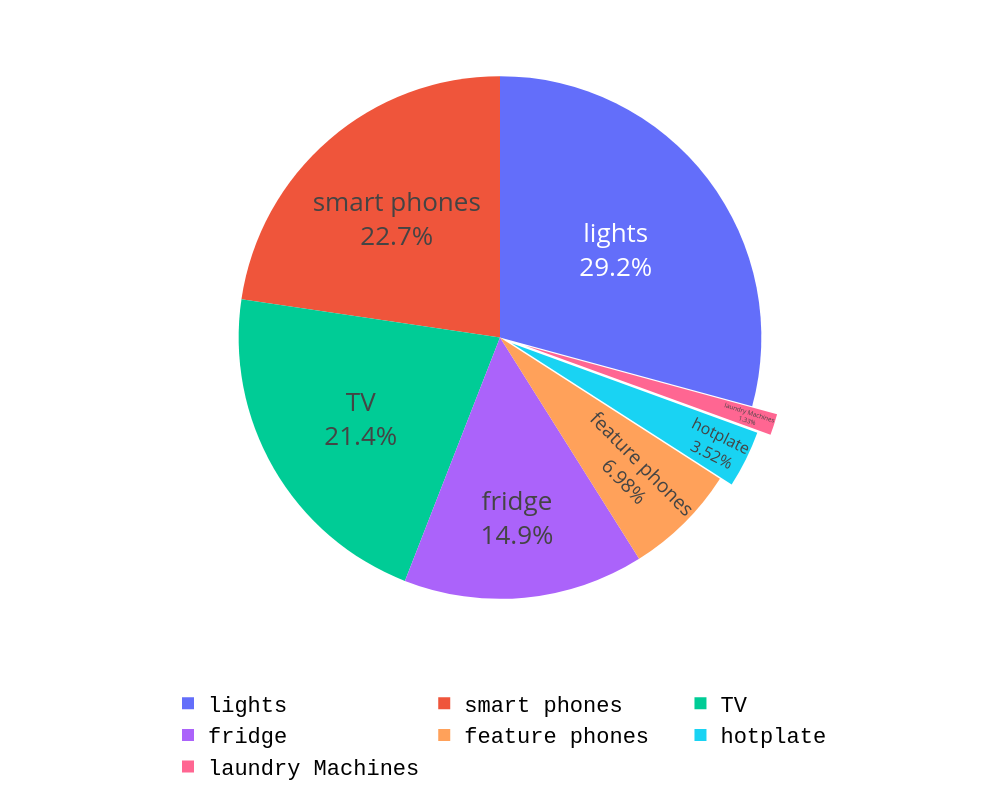

Notebook source saved alongside this figure:
### Code cell
# df_plotly = df.reset_index()
# legend = ['Laundry Machine', 'TV', 'Smart Phone', 'Feature Phones', 'Hotplate', 'Fridge', 'Lights']
# df_plotly['appliance_names'] = legend

# Create the pie chart
fig = px.pie(total_consumption, values='Aggregate_hh_consumption', names='Appliances',)

# Update trace settings for better label readability and positioning
fig.update_traces(
    textposition='inside',
    textinfo='percent+label',
    textfont_size=26,  # Adjust font size inside the pie
    pull=[0.1, 0, 0, 0, 0.05, 0, 0]  # Slightly pull the first and fifth slices for emphasis
)

# Update layout for overall aesthetics
fig.update_layout(
    autosize=False,
    width=1000,
    height=800,
    legend=dict(
        font=dict(family="Courier", size=22, color="black"),
        orientation="h",  # Horizontal legend for better space usage
        x=0.5,  # Center the legend
        xanchor="center",
        y=-0.1  # Move the legend below the chart
    ),
    margin=dict(t=50, b=100, l=50, r=50),  # Adjust margins for better spacing
#     title=dict(
#         text='Appliance Wattage Distribution',
#         font=dict(size=28),
#         x=0.5,  # Center title
#         xanchor='center'
#     )
)

# Show the pie chart
fig.show()

### Figure 1 — Plotly figure (JSON) as saved in the notebook; plotly's stock layout.template omitted (floating-point values rounded to 4 significant figures)
{"data": [{"domain": {"x": [0, 1], "y": [0, 1]}, "hovertemplate": "Appliances=%{label}<br>Aggregate_hh_consumption=%{value}<extra></extra>", "labels": ["laundry Machines", "TV", "smart phones", "feature phones", "hotplate", "fridge", "lights"], "legendgroup": "", "name": "", "pull": [0.1, 0, 0, 0, 0.05, 0, 0], "showlegend": true, "textfont": {"size": 26}, "textinfo": "percent+label", "textposition": "inside", "type": "pie", "values": [440.1, 7110.0, 7527.0, 2319.0, 1170.0, 4935.0, 9709.0]}], "layout": {"autosize": false, "height": 800, "legend": {"font": {"color": "black", "family": "Courier", "size": 22}, "orientation": "h", "tracegroupgap": 0, "x": 0.5, "xanchor": "center", "y": -0.1}, "margin": {"b": 100, "l": 50, "r": 50, "t": 50}, "width": 1000}}
